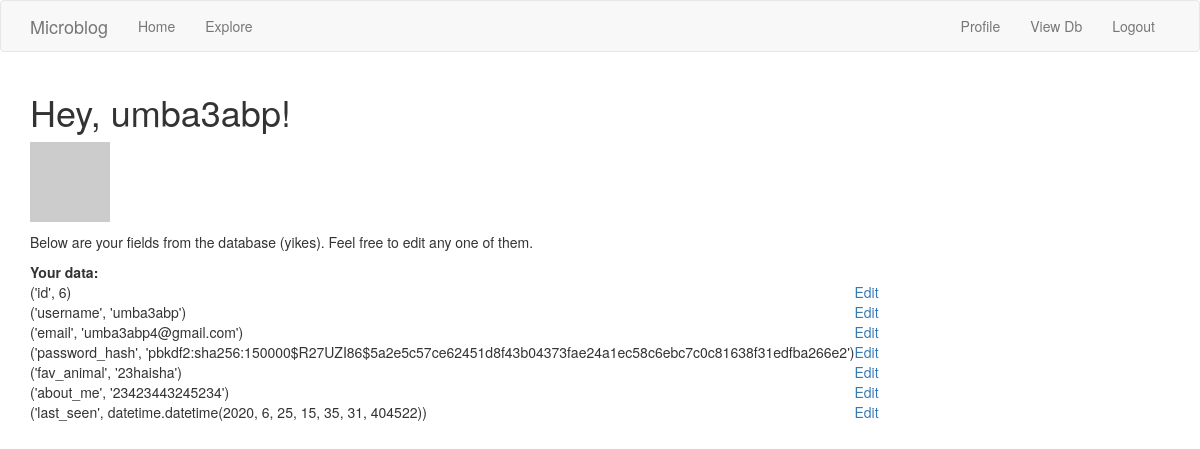
The page /view_db (signed in) on the database its author committed.
### app/models.py (models this page shows, shortened)
class User(UserMixin, db.Model):
    id = db.Column(db.Integer, primary_key=True)
    username = db.Column(db.String(64), index=True, unique=True)
    email = db.Column(db.String(120), index=True, unique=True)
    password_hash = db.Column(db.String(128))
    fav_animal = db.Column(db.String(128)) #added later during migration
    about_me = db.Column(db.String(140))
    last_seen = db.Column(db.DateTime, default=datetime.utcnow)
    posts = db.relationship('Post', backref='author', lazy='dynamic')
    followed = db.relationship(
        'User', secondary=followers, #User is the right side entity in the relation, left side = parent class (obv self referential)
        primaryjoin=(followers.c.follower_id == id), #how we link LHS of followers table with Users
        secondaryjoin=(followers.c.followed_id == id), #how we link RHS of followers table with Users
        backref=db.backref('followers', lazy='dynamic'), #indicates how the rel-ship is accessed from RHS
        lazy='dynamic' #lazy population both from LHS (this line) and RHS (prev line)
    )
    @login.user_loader
    def load_user(id):
        return User.query.get(int(id))
    def avatar(self, size):
        digest = md5(self.email.lower().encode('utf-8')).hexdigest()
        return 'https://www.gravatar.com/avatar/{}?d=identicon&s={}'.format(
            digest, size)

### app/routes.py (the view)
@app.route('/view_db')
@login_required
def view_db():
    user = User.query.filter_by(username=current_user.username).first() #UNSECURE
    attr_keys = [c.key for c in User.__table__.c]
    attrs = [user.__getattribute__(c.key) for c in User.__table__.c]
    keyed_attrs = zip(attr_keys, attrs)
    return render_template('view_db.html', keyed_attrs=keyed_attrs)

### app/routes.py (called while the page is built)
@app.before_request
def before_request():
    if current_user.is_authenticated:
        current_user.last_seen = datetime.utcnow() #always use UTC, otherwise the times will display differently depending on your location
        db.session.commit()

### app/templates/view_db.html (shortened to what this page needs)
{% extends "base.html" %}
{% block app_content %}
<h1>Hey, {{ current_user.username }}!</h1>
<p><img src="{{ current_user.avatar(128) }}"></p>
<p>Below are your fields from the database (yikes). Feel free to edit any one of them.</p>
<table>
    <th>Your data:</th>
    {% for ka in keyed_attrs %}
    <tr>
        <td>{{ ka }}</td>
        <td><a href="{{ url_for('edit', attr_key=ka[0]) }}">Edit</a></td>
    </tr>
    {% endfor %}
    {% endblock %}

### rows shown on the page
User: username "umba3abp", ka "('username', 'umba3abp')", ka "('email', 'umba3abp4@gmail.com')", ka "('password_hash', 'pbkdf2:sha256:150000$R27UZI86$5a2e5c57ce62451d8f43b04373fae24a1ec58c6ebc7c0c81638f31edfba266e2')", ka "('fav_animal', '23haisha')", ka "('about_me', '23423443245234')"

### other values the page prints
{{ ka }} "('id', 6)" "('last_seen', datetime.datetime(2020, 6, 25, 15, 35, 31, 404522))"
